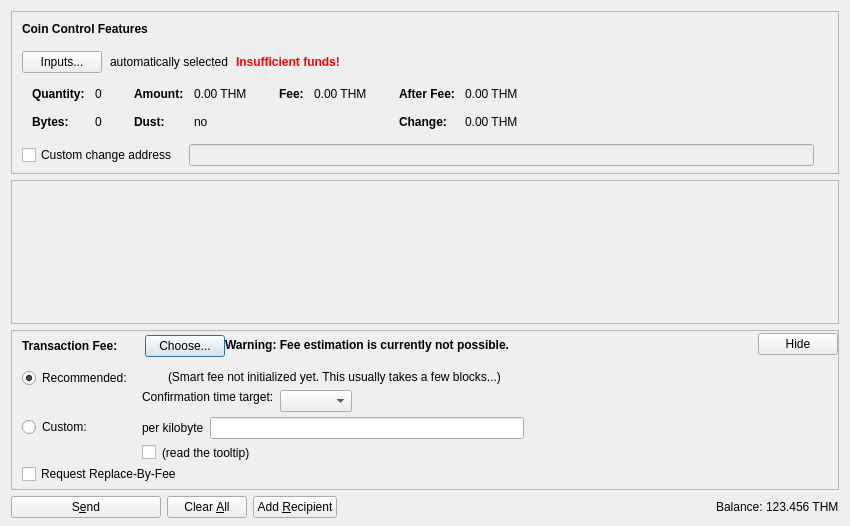
<?xml version="1.0" encoding="UTF-8"?>
<ui version="4.0">
 <class>SendCoinsDialog</class>
 <widget class="QDialog" name="SendCoinsDialog">
  <property name="geometry">
   <rect>
    <x>0</x>
    <y>0</y>
    <width>850</width>
    <height>526</height>
   </rect>
  </property>
  <property name="windowTitle">
   <string>Send Coins</string>
  </property>
  <layout class="QVBoxLayout" name="verticalLayout" stretch="0,1,0,0">
   <property name="bottomMargin">
    <number>8</number>
   </property>
   <item>
    <widget class="QFrame" name="frameCoinControl">
     <property name="sizePolicy">
      <sizepolicy hsizetype="Expanding" vsizetype="Expanding">
       <horstretch>0</horstretch>
       <verstretch>0</verstretch>
      </sizepolicy>
     </property>
     <property name="maximumSize">
      <size>
       <width>16777215</width>
       <height>16777215</height>
      </size>
     </property>
     <property name="frameShape">
      <enum>QFrame::StyledPanel</enum>
     </property>
     <property name="frameShadow">
      <enum>QFrame::Sunken</enum>
     </property>
     <layout class="QVBoxLayout" name="verticalLayoutCoinControl2">
      <property name="spacing">
       <number>0</number>
      </property>
      <property name="leftMargin">
       <number>0</number>
      </property>
      <property name="topMargin">
       <number>0</number>
      </property>
      <property name="rightMargin">
       <number>0</number>
      </property>
      <property name="bottomMargin">
       <number>6</number>
      </property>
      <item>
       <layout class="QVBoxLayout" name="verticalLayoutCoinControl" stretch="0,0,0,0,1">
        <property name="spacing">
         <number>0</number>
        </property>
        <property name="leftMargin">
         <number>10</number>
        </property>
        <property name="topMargin">
         <number>10</number>
        </property>
        <item>
         <layout class="QHBoxLayout" name="horizontalLayoutCoinControl1">
          <property name="bottomMargin">
           <number>15</number>
          </property>
          <item>
           <widget class="QLabel" name="labelCoinControlFeatures">
            <property name="sizePolicy">
             <sizepolicy hsizetype="Preferred" vsizetype="Maximum">
              <horstretch>0</horstretch>
              <verstretch>0</verstretch>
             </sizepolicy>
            </property>
            <property name="font">
             <font>
              <weight>75</weight>
              <bold>true</bold>
             </font>
            </property>
            <property name="styleSheet">
             <string notr="true">font-weight:bold;</string>
            </property>
            <property name="text">
             <string>Coin Control Features</string>
            </property>
           </widget>
          </item>
         </layout>
        </item>
        <item>
         <layout class="QHBoxLayout" name="horizontalLayoutCoinControl2" stretch="0,0,0,0">
          <property name="spacing">
           <number>8</number>
          </property>
          <property name="bottomMargin">
           <number>10</number>
          </property>
          <item>
           <widget class="QPushButton" name="pushButtonCoinControl">
            <property name="styleSheet">
             <string notr="true"/>
            </property>
            <property name="text">
             <string>Inputs...</string>
            </property>
            <property name="autoDefault">
             <bool>false</bool>
            </property>
           </widget>
          </item>
          <item>
           <widget class="QLabel" name="labelCoinControlAutomaticallySelected">
            <property name="text">
             <string>automatically selected</string>
            </property>
            <property name="margin">
             <number>5</number>
            </property>
           </widget>
          </item>
          <item>
           <widget class="QLabel" name="labelCoinControlInsuffFunds">
            <property name="font">
             <font>
              <weight>75</weight>
              <bold>true</bold>
             </font>
            </property>
            <property name="styleSheet">
             <string notr="true">color:red;font-weight:bold;</string>
            </property>
            <property name="text">
             <string>Insufficient funds!</string>
            </property>
            <property name="margin">
             <number>5</number>
            </property>
           </widget>
          </item>
          <item>
           <spacer name="horizontalSpacerCoinControl">
            <property name="orientation">
             <enum>Qt::Horizontal</enum>
            </property>
            <property name="sizeHint" stdset="0">
             <size>
              <width>40</width>
              <height>1</height>
             </size>
            </property>
           </spacer>
          </item>
         </layout>
        </item>
        <item>
         <widget class="QWidget" name="widgetCoinControl" native="true">
          <property name="sizePolicy">
           <sizepolicy hsizetype="Preferred" vsizetype="Preferred">
            <horstretch>0</horstretch>
            <verstretch>0</verstretch>
           </sizepolicy>
          </property>
          <property name="minimumSize">
           <size>
            <width>0</width>
            <height>0</height>
           </size>
          </property>
          <property name="styleSheet">
           <string notr="true"/>
          </property>
          <layout class="QHBoxLayout" name="horizontalLayoutCoinControl5">
           <property name="leftMargin">
            <number>0</number>
           </property>
           <property name="topMargin">
            <number>0</number>
           </property>
           <property name="rightMargin">
            <number>0</number>
           </property>
           <property name="bottomMargin">
            <number>0</number>
           </property>
           <item>
            <layout class="QHBoxLayout" name="horizontalLayoutCoinControl3" stretch="0,0,0,1">
             <property name="spacing">
              <number>20</number>
             </property>
             <property name="topMargin">
              <number>0</number>
             </property>
             <property name="bottomMargin">
              <number>10</number>
             </property>
             <item>
              <layout class="QFormLayout" name="formLayoutCoinControl1">
               <property name="horizontalSpacing">
                <number>10</number>
               </property>
               <property name="verticalSpacing">
                <number>14</number>
               </property>
               <property name="leftMargin">
                <number>10</number>
               </property>
               <property name="topMargin">
                <number>4</number>
               </property>
               <property name="rightMargin">
                <number>6</number>
               </property>
               <item row="0" column="0">
                <widget class="QLabel" name="labelCoinControlQuantityText">
                 <property name="font">
                  <font>
                   <weight>75</weight>
                   <bold>true</bold>
                  </font>
                 </property>
                 <property name="text">
                  <string>Quantity:</string>
                 </property>
                 <property name="margin">
                  <number>0</number>
                 </property>
                </widget>
               </item>
               <item row="0" column="1">
                <widget class="QLabel" name="labelCoinControlQuantity">
                 <property name="cursor">
                  <cursorShape>IBeamCursor</cursorShape>
                 </property>
                 <property name="contextMenuPolicy">
                  <enum>Qt::ActionsContextMenu</enum>
                 </property>
                 <property name="text">
                  <string notr="true">0</string>
                 </property>
                 <property name="margin">
                  <number>0</number>
                 </property>
                 <property name="textInteractionFlags">
                  <set>Qt::LinksAccessibleByMouse|Qt::TextSelectableByKeyboard|Qt::TextSelectableByMouse</set>
                 </property>
                </widget>
               </item>
               <item row="1" column="0">
                <widget class="QLabel" name="labelCoinControlBytesText">
                 <property name="font">
                  <font>
                   <weight>75</weight>
                   <bold>true</bold>
                  </font>
                 </property>
                 <property name="text">
                  <string>Bytes:</string>
                 </property>
                </widget>
               </item>
               <item row="1" column="1">
                <widget class="QLabel" name="labelCoinControlBytes">
                 <property name="cursor">
                  <cursorShape>IBeamCursor</cursorShape>
                 </property>
                 <property name="contextMenuPolicy">
                  <enum>Qt::ActionsContextMenu</enum>
                 </property>
                 <property name="text">
                  <string notr="true">0</string>
                 </property>
                 <property name="textInteractionFlags">
                  <set>Qt::LinksAccessibleByMouse|Qt::TextSelectableByKeyboard|Qt::TextSelectableByMouse</set>
                 </property>
                </widget>
               </item>
              </layout>
             </item>
             <item>
              <layout class="QFormLayout" name="formLayoutCoinControl2">
               <property name="horizontalSpacing">
                <number>10</number>
               </property>
               <property name="verticalSpacing">
                <number>14</number>
               </property>
               <property name="leftMargin">
                <number>6</number>
               </property>
               <property name="topMargin">
                <number>4</number>
               </property>
               <property name="rightMargin">
                <number>6</number>
               </property>
               <item row="0" column="0">
                <widget class="QLabel" name="labelCoinControlAmountText">
                 <property name="font">
                  <font>
                   <weight>75</weight>
                   <bold>true</bold>
                  </font>
                 </property>
                 <property name="text">
                  <string>Amount:</string>
                 </property>
                 <property name="margin">
                  <number>0</number>
                 </property>
                </widget>
               </item>
               <item row="0" column="1">
                <widget class="QLabel" name="labelCoinControlAmount">
                 <property name="cursor">
                  <cursorShape>IBeamCursor</cursorShape>
                 </property>
                 <property name="contextMenuPolicy">
                  <enum>Qt::ActionsContextMenu</enum>
                 </property>
                 <property name="text">
                  <string notr="true">0.00 THM</string>
                 </property>
                 <property name="textInteractionFlags">
                  <set>Qt::LinksAccessibleByMouse|Qt::TextSelectableByKeyboard|Qt::TextSelectableByMouse</set>
                 </property>
                </widget>
               </item>
               <item row="1" column="0">
                <widget class="QLabel" name="labelCoinControlLowOutputText">
                 <property name="font">
                  <font>
                   <weight>75</weight>
                   <bold>true</bold>
                  </font>
                 </property>
                 <property name="text">
                  <string>Dust:</string>
                 </property>
                </widget>
               </item>
               <item row="1" column="1">
                <widget class="QLabel" name="labelCoinControlLowOutput">
                 <property name="cursor">
                  <cursorShape>IBeamCursor</cursorShape>
                 </property>
                 <property name="contextMenuPolicy">
                  <enum>Qt::ActionsContextMenu</enum>
                 </property>
                 <property name="text">
                  <string notr="true">no</string>
                 </property>
                 <property name="textInteractionFlags">
                  <set>Qt::LinksAccessibleByMouse|Qt::TextSelectableByKeyboard|Qt::TextSelectableByMouse</set>
                 </property>
                </widget>
               </item>
              </layout>
             </item>
             <item>
              <layout class="QFormLayout" name="formLayoutCoinControl3">
               <property name="horizontalSpacing">
                <number>10</number>
               </property>
               <property name="verticalSpacing">
                <number>14</number>
               </property>
               <property name="leftMargin">
                <number>6</number>
               </property>
               <property name="topMargin">
                <number>4</number>
               </property>
               <property name="rightMargin">
                <number>6</number>
               </property>
               <item row="0" column="0">
                <widget class="QLabel" name="labelCoinControlFeeText">
                 <property name="font">
                  <font>
                   <weight>75</weight>
                   <bold>true</bold>
                  </font>
                 </property>
                 <property name="text">
                  <string>Fee:</string>
                 </property>
                 <property name="margin">
                  <number>0</number>
                 </property>
                </widget>
               </item>
               <item row="0" column="1">
                <widget class="QLabel" name="labelCoinControlFee">
                 <property name="cursor">
                  <cursorShape>IBeamCursor</cursorShape>
                 </property>
                 <property name="contextMenuPolicy">
                  <enum>Qt::ActionsContextMenu</enum>
                 </property>
                 <property name="text">
                  <string notr="true">0.00 THM</string>
                 </property>
                 <property name="textInteractionFlags">
                  <set>Qt::LinksAccessibleByMouse|Qt::TextSelectableByKeyboard|Qt::TextSelectableByMouse</set>
                 </property>
                </widget>
               </item>
              </layout>
             </item>
             <item>
              <layout class="QFormLayout" name="formLayoutCoinControl4">
               <property name="horizontalSpacing">
                <number>10</number>
               </property>
               <property name="verticalSpacing">
                <number>14</number>
               </property>
               <property name="leftMargin">
                <number>6</number>
               </property>
               <property name="topMargin">
                <number>4</number>
               </property>
               <property name="rightMargin">
                <number>6</number>
               </property>
               <item row="0" column="0">
                <widget class="QLabel" name="labelCoinControlAfterFeeText">
                 <property name="font">
                  <font>
                   <weight>75</weight>
                   <bold>true</bold>
                  </font>
                 </property>
                 <property name="text">
                  <string>After Fee:</string>
                 </property>
                 <property name="margin">
                  <number>0</number>
                 </property>
                </widget>
               </item>
               <item row="0" column="1">
                <widget class="QLabel" name="labelCoinControlAfterFee">
                 <property name="cursor">
                  <cursorShape>IBeamCursor</cursorShape>
                 </property>
                 <property name="contextMenuPolicy">
                  <enum>Qt::ActionsContextMenu</enum>
                 </property>
                 <property name="text">
                  <string notr="true">0.00 THM</string>
                 </property>
                 <property name="textInteractionFlags">
                  <set>Qt::LinksAccessibleByMouse|Qt::TextSelectableByKeyboard|Qt::TextSelectableByMouse</set>
                 </property>
                </widget>
               </item>
               <item row="1" column="0">
                <widget class="QLabel" name="labelCoinControlChangeText">
                 <property name="font">
                  <font>
                   <weight>75</weight>
                   <bold>true</bold>
                  </font>
                 </property>
                 <property name="text">
                  <string>Change:</string>
                 </property>
                </widget>
               </item>
               <item row="1" column="1">
                <widget class="QLabel" name="labelCoinControlChange">
                 <property name="cursor">
                  <cursorShape>IBeamCursor</cursorShape>
                 </property>
                 <property name="contextMenuPolicy">
                  <enum>Qt::ActionsContextMenu</enum>
                 </property>
                 <property name="text">
                  <string notr="true">0.00 THM</string>
                 </property>
                 <property name="textInteractionFlags">
                  <set>Qt::LinksAccessibleByMouse|Qt::TextSelectableByKeyboard|Qt::TextSelectableByMouse</set>
                 </property>
                </widget>
               </item>
              </layout>
             </item>
            </layout>
           </item>
          </layout>
         </widget>
        </item>
        <item>
         <layout class="QHBoxLayout" name="horizontalLayoutCoinControl4" stretch="0,0,0">
          <property name="spacing">
           <number>12</number>
          </property>
          <property name="sizeConstraint">
           <enum>QLayout::SetDefaultConstraint</enum>
          </property>
          <property name="topMargin">
           <number>5</number>
          </property>
          <property name="rightMargin">
           <number>5</number>
          </property>
          <item>
           <widget class="QCheckBox" name="checkBoxCoinControlChange">
            <property name="toolTip">
             <string>If this is activated, but the change address is empty or invalid, change will be sent to a newly generated address.</string>
            </property>
            <property name="text">
             <string>Custom change address</string>
            </property>
           </widget>
          </item>
          <item>
           <widget class="QValidatedLineEdit" name="lineEditCoinControlChange">
            <property name="enabled">
             <bool>false</bool>
            </property>
            <property name="sizePolicy">
             <sizepolicy hsizetype="Expanding" vsizetype="Fixed">
              <horstretch>0</horstretch>
              <verstretch>0</verstretch>
             </sizepolicy>
            </property>
           </widget>
          </item>
          <item>
           <widget class="QLabel" name="labelCoinControlChangeLabel">
            <property name="sizePolicy">
             <sizepolicy hsizetype="Preferred" vsizetype="Expanding">
              <horstretch>0</horstretch>
              <verstretch>0</verstretch>
             </sizepolicy>
            </property>
            <property name="minimumSize">
             <size>
              <width>0</width>
              <height>0</height>
             </size>
            </property>
            <property name="text">
             <string/>
            </property>
            <property name="margin">
             <number>3</number>
            </property>
           </widget>
          </item>
         </layout>
        </item>
        <item>
         <spacer name="verticalSpacerCoinControl">
          <property name="orientation">
           <enum>Qt::Vertical</enum>
          </property>
          <property name="sizeHint" stdset="0">
           <size>
            <width>800</width>
            <height>1</height>
           </size>
          </property>
         </spacer>
        </item>
       </layout>
      </item>
     </layout>
    </widget>
   </item>
   <item>
    <widget class="QScrollArea" name="scrollArea">
     <property name="widgetResizable">
      <bool>true</bool>
     </property>
     <widget class="QWidget" name="scrollAreaWidgetContents">
      <property name="geometry">
       <rect>
        <x>0</x>
        <y>0</y>
        <width>830</width>
        <height>104</height>
       </rect>
      </property>
      <layout class="QVBoxLayout" name="verticalLayout_2" stretch="0,1">
       <property name="leftMargin">
        <number>0</number>
       </property>
       <property name="topMargin">
        <number>0</number>
       </property>
       <property name="rightMargin">
        <number>0</number>
       </property>
       <property name="bottomMargin">
        <number>0</number>
       </property>
       <item>
        <layout class="QVBoxLayout" name="entries">
         <property name="spacing">
          <number>6</number>
         </property>
        </layout>
       </item>
       <item>
        <spacer name="verticalSpacer">
         <property name="orientation">
          <enum>Qt::Vertical</enum>
         </property>
         <property name="sizeHint" stdset="0">
          <size>
           <width>20</width>
           <height>40</height>
          </size>
         </property>
        </spacer>
       </item>
      </layout>
     </widget>
    </widget>
   </item>
   <item>
    <widget class="QFrame" name="frameFee">
     <property name="sizePolicy">
      <sizepolicy hsizetype="Expanding" vsizetype="Expanding">
       <horstretch>0</horstretch>
       <verstretch>0</verstretch>
      </sizepolicy>
     </property>
     <property name="maximumSize">
      <size>
       <width>16777215</width>
       <height>16777215</height>
      </size>
     </property>
     <property name="frameShape">
      <enum>QFrame::StyledPanel</enum>
     </property>
     <property name="frameShadow">
      <enum>QFrame::Sunken</enum>
     </property>
     <layout class="QVBoxLayout" name="verticalLayoutFee1">
      <property name="spacing">
       <number>0</number>
      </property>
      <property name="leftMargin">
       <number>0</number>
      </property>
      <property name="topMargin">
       <number>0</number>
      </property>
      <property name="rightMargin">
       <number>0</number>
      </property>
      <property name="bottomMargin">
       <number>0</number>
      </property>
      <item>
       <layout class="QVBoxLayout" name="verticalLayoutFee2" stretch="0,0,0">
        <property name="spacing">
         <number>0</number>
        </property>
        <property name="leftMargin">
         <number>10</number>
        </property>
        <property name="topMargin">
         <number>0</number>
        </property>
        <item>
         <layout class="QHBoxLayout" name="horizontalLayoutFee1">
          <property name="bottomMargin">
           <number>0</number>
          </property>
          <item>
           <layout class="QVBoxLayout" name="verticalLayoutFee7">
            <property name="spacing">
             <number>0</number>
            </property>
            <item>
             <spacer name="verticalSpacerSmartFee">
              <property name="orientation">
               <enum>Qt::Vertical</enum>
              </property>
              <property name="sizeType">
               <enum>QSizePolicy::Fixed</enum>
              </property>
              <property name="sizeHint" stdset="0">
               <size>
                <width>1</width>
                <height>4</height>
               </size>
              </property>
             </spacer>
            </item>
            <item>
             <layout class="QHBoxLayout" name="horizontalLayoutSmartFee">
              <property name="spacing">
               <number>10</number>
              </property>
              <item>
               <widget class="QLabel" name="labelFeeHeadline">
                <property name="sizePolicy">
                 <sizepolicy hsizetype="Preferred" vsizetype="Maximum">
                  <horstretch>0</horstretch>
                  <verstretch>0</verstretch>
                 </sizepolicy>
                </property>
                <property name="font">
                 <font>
                  <weight>75</weight>
                  <bold>true</bold>
                 </font>
                </property>
                <property name="styleSheet">
                 <string notr="true">font-weight:bold;</string>
                </property>
                <property name="text">
                 <string>Transaction Fee:</string>
                </property>
               </widget>
              </item>
              <item>
               <widget class="QLabel" name="labelFeeMinimized">
                <property name="text">
                 <string/>
                </property>
               </widget>
              </item>
              <item>
               <widget class="QPushButton" name="buttonChooseFee">
                <property name="text">
                 <string>Choose...</string>
                </property>
               </widget>
              </item>
             </layout>
            </item>
            <item>
             <spacer name="verticalSpacer_5">
              <property name="orientation">
               <enum>Qt::Vertical</enum>
              </property>
              <property name="sizeHint" stdset="0">
               <size>
                <width>1</width>
                <height>1</height>
               </size>
              </property>
             </spacer>
            </item>
           </layout>
          </item>
          <item>
           <widget class="QLabel" name="fallbackFeeWarningLabel">
            <property name="toolTip">
             <string>Using the fallbackfee can result in sending a transaction that will take several hours or days (or never) to confirm. Consider choosing your fee manually or wait until you have validated the complete chain.</string>
            </property>
            <property name="font">
            <font>
                <weight>75</weight>
                <bold>true</bold>
            </font>
            </property>
            <property name="text">
             <string>Warning: Fee estimation is currently not possible.</string>
            </property>
            <property name="wordWrap">
             <bool>false</bool>
            </property>
           </widget>
          </item>
          <item>
           <spacer name="horizontalSpacer_4">
            <property name="orientation">
             <enum>Qt::Horizontal</enum>
            </property>
            <property name="sizeType">
             <enum>QSizePolicy::MinimumExpanding</enum>
            </property>
            <property name="sizeHint" stdset="0">
             <size>
              <width>40</width>
              <height>20</height>
             </size>
            </property>
           </spacer>
          </item>
          <item>
           <widget class="QPushButton" name="buttonMinimizeFee">
            <property name="toolTip">
             <string>collapse fee-settings</string>
            </property>
            <property name="text">
             <string>Hide</string>
            </property>
           </widget>
          </item>
         </layout>
        </item>
        <item>
         <widget class="QFrame" name="frameFeeSelection">
          <layout class="QVBoxLayout" name="verticalLayoutFee12">
           <property name="spacing">
            <number>0</number>
           </property>
           <property name="leftMargin">
            <number>0</number>
           </property>
           <property name="topMargin">
            <number>0</number>
           </property>
           <property name="rightMargin">
            <number>0</number>
           </property>
           <property name="bottomMargin">
            <number>0</number>
           </property>
           <item>
            <layout class="QGridLayout" name="gridLayoutFee">
             <property name="topMargin">
              <number>10</number>
             </property>
             <property name="bottomMargin">
              <number>4</number>
             </property>
             <property name="horizontalSpacing">
              <number>10</number>
             </property>
             <property name="verticalSpacing">
              <number>4</number>
             </property>
             <item row="1" column="1">
              <layout class="QVBoxLayout" name="verticalLayoutFee8">
               <property name="spacing">
                <number>6</number>
               </property>
               <item>
                <layout class="QHBoxLayout" name="horizontalLayoutFee13">
                 <item>
                  <widget class="QLabel" name="labelCustomPerKilobyte">
                   <property name="toolTip">
                    <string>If the custom fee is set to 1000 satoshis and the transaction is only 250 bytes, then &quot;per kilobyte&quot; only pays 250 satoshis in fee, while &quot;total at least&quot; pays 1000 satoshis. For transactions bigger than a kilobyte both pay by kilobyte.</string>
                   </property>
                   <property name="text">
                    <string>per kilobyte</string>
                   </property>
                  </widget>
                 </item>
                 <item>
                  <widget class="THMAmountField" name="customFee"/>
                 </item>
                 <item>
                  <spacer name="horizontalSpacer_6">
                   <property name="orientation">
                    <enum>Qt::Horizontal</enum>
                   </property>
                   <property name="sizeHint" stdset="0">
                    <size>
                     <width>1</width>
                     <height>1</height>
                    </size>
                   </property>
                  </spacer>
                 </item>
                </layout>
               </item>
               <item>
                <layout class="QHBoxLayout" name="horizontalLayoutFee8">
                 <item>
                  <widget class="QCheckBox" name="checkBoxMinimumFee">
                   <property name="toolTip">
                    <string>Paying only the minimum fee is just fine as long as there is less transaction volume than space in the blocks. But be aware that this can end up in a never confirming transaction once there is more demand for thm transactions than the network can process.</string>
                   </property>
                   <property name="text">
                    <string/>
                   </property>
                  </widget>
                 </item>
                 <item>
                  <widget class="QLabel" name="labelMinFeeWarning">
                   <property name="enabled">
                    <bool>true</bool>
                   </property>
                   <property name="toolTip">
                    <string>Paying only the minimum fee is just fine as long as there is less transaction volume than space in the blocks. But be aware that this can end up in a never confirming transaction once there is more demand for thm transactions than the network can process.</string>
                   </property>
                   <property name="text">
                    <string>(read the tooltip)</string>
                   </property>
                   <property name="margin">
                    <number>5</number>
                   </property>
                  </widget>
                 </item>
                 <item>
                  <spacer name="horizontalSpacer_2">
                   <property name="orientation">
                    <enum>Qt::Horizontal</enum>
                   </property>
                   <property name="sizeHint" stdset="0">
                    <size>
                     <width>1</width>
                     <height>1</height>
                    </size>
                   </property>
                  </spacer>
                 </item>
                </layout>
               </item>
              </layout>
             </item>
             <item row="0" column="0">
              <layout class="QVBoxLayout" name="verticalLayoutFee4" stretch="0,1">
               <item>
                <widget class="QRadioButton" name="radioSmartFee">
                 <property name="text">
                  <string>Recommended:</string>
                 </property>
                 <property name="checked">
                  <bool>true</bool>
                 </property>
                 <attribute name="buttonGroup">
                  <string notr="true">groupFee</string>
                 </attribute>
                </widget>
               </item>
               <item>
                <spacer name="verticalSpacer_2">
                 <property name="orientation">
                  <enum>Qt::Vertical</enum>
                 </property>
                 <property name="sizeHint" stdset="0">
                  <size>
                   <width>1</width>
                   <height>1</height>
                  </size>
                 </property>
                </spacer>
               </item>
              </layout>
             </item>
             <item row="1" column="0">
              <layout class="QVBoxLayout" name="verticalLayoutFee9" stretch="0,1">
               <item>
                <widget class="QRadioButton" name="radioCustomFee">
                 <property name="text">
                  <string>Custom:</string>
                 </property>
                 <attribute name="buttonGroup">
                  <string notr="true">groupFee</string>
                 </attribute>
                </widget>
               </item>
               <item>
                <spacer name="verticalSpacer_6">
                 <property name="orientation">
                  <enum>Qt::Vertical</enum>
                 </property>
                 <property name="sizeHint" stdset="0">
                  <size>
                   <width>1</width>
                   <height>1</height>
                  </size>
                 </property>
                </spacer>
               </item>
              </layout>
             </item>
             <item row="0" column="1">
              <layout class="QVBoxLayout" name="verticalLayoutFee3" stretch="0,0,1">
               <property name="spacing">
                <number>6</number>
               </property>
               <property name="topMargin">
                <number>2</number>
               </property>
               <item>
                <layout class="QHBoxLayout" name="horizontalLayoutFee12">
                 <item>
                  <widget class="QLabel" name="labelSmartFee">
                   <property name="text">
                    <string/>
                   </property>
                   <property name="margin">
                    <number>2</number>
                   </property>
                  </widget>
                 </item>
                 <item>
                  <widget class="QLabel" name="labelFeeEstimation">
                   <property name="text">
                    <string/>
                   </property>
                  </widget>
                 </item>
                 <item>
                  <widget class="QLabel" name="labelSmartFee2">
                   <property name="text">
                    <string>(Smart fee not initialized yet. This usually takes a few blocks...)</string>
                   </property>
                   <property name="margin">
                    <number>2</number>
                   </property>
                  </widget>
                 </item>
                 <item>
                  <spacer name="horizontalSpacer_5">
                   <property name="orientation">
                    <enum>Qt::Horizontal</enum>
                   </property>
                   <property name="sizeHint" stdset="0">
                    <size>
                     <width>1</width>
                     <height>1</height>
                    </size>
                   </property>
                  </spacer>
                 </item>
                </layout>
               </item>
               <item>
                <layout class="QHBoxLayout" name="horizontalLayoutFee9">
                 <item>
                  <layout class="QVBoxLayout" name="verticalLayoutFee6">
                   <item>
                    <widget class="QLabel" name="labelSmartFee3">
                     <property name="text">
                      <string>Confirmation time target:</string>
                     </property>
                     <property name="margin">
                      <number>2</number>
                     </property>
                    </widget>
                   </item>
                   <item>
                    <spacer name="verticalSpacer_3">
                     <property name="orientation">
                      <enum>Qt::Vertical</enum>
                     </property>
                     <property name="sizeHint" stdset="0">
                      <size>
                       <width>1</width>
                       <height>1</height>
                      </size>
                     </property>
                    </spacer>
                   </item>
                  </layout>
                 </item>
                 <item>
                  <layout class="QVBoxLayout" name="verticalLayoutFee5">
                   <property name="rightMargin">
                    <number>30</number>
                   </property>
                   <item>
                    <layout class="QHBoxLayout" name="horizontalLayoutConfTarget">
                     <property name="bottomMargin">
                      <number>0</number>
                     </property>
                     <item>
                      <widget class="QComboBox" name="confTargetSelector"/>
                     </item>
                     <item>
                      <spacer name="horizontalSpacerConfTarget">
                       <property name="orientation">
                        <enum>Qt::Horizontal</enum>
                       </property>
                       <property name="sizeHint" stdset="0">
                        <size>
                         <width>40</width>
                         <height>20</height>
                        </size>
                       </property>
                      </spacer>
                     </item>
                    </layout>
                   </item>
                  </layout>
                 </item>
                </layout>
               </item>
               <item>
                <spacer name="verticalSpacer_4">
                 <property name="orientation">
                  <enum>Qt::Vertical</enum>
                 </property>
                 <property name="sizeHint" stdset="0">
                  <size>
                   <width>1</width>
                   <height>1</height>
                  </size>
                 </property>
                </spacer>
               </item>
              </layout>
             </item>
            </layout>
           </item>
           <item>
            <widget class="QCheckBox" name="optInRBF">
             <property name="text">
              <string>Request Replace-By-Fee</string>
             </property>
             <property name="toolTip">
              <string>Indicates that the sender may wish to replace this transaction with a new one paying higher fees (prior to being confirmed).</string>
             </property>
            </widget>
           </item>
          </layout>
         </widget>
        </item>
        <item>
         <spacer name="verticalSpacerFee">
          <property name="orientation">
           <enum>Qt::Vertical</enum>
          </property>
          <property name="sizeHint" stdset="0">
           <size>
            <width>40</width>
            <height>5</height>
           </size>
          </property>
         </spacer>
        </item>
       </layout>
      </item>
     </layout>
    </widget>
   </item>
   <item>
    <layout class="QHBoxLayout" name="horizontalLayout">
     <item>
      <widget class="QPushButton" name="sendButton">
       <property name="minimumSize">
        <size>
         <width>150</width>
         <height>0</height>
        </size>
       </property>
       <property name="toolTip">
        <string>Confirm the send action</string>
       </property>
       <property name="text">
        <string>S&amp;end</string>
       </property>
       <property name="icon">
        <iconset resource="../thm.qrc">
         <normaloff>:/icons/send</normaloff>:/icons/send</iconset>
       </property>
       <property name="autoDefault">
        <bool>false</bool>
       </property>
       <property name="default">
        <bool>false</bool>
       </property>
      </widget>
     </item>
     <item>
      <widget class="QPushButton" name="clearButton">
       <property name="sizePolicy">
        <sizepolicy hsizetype="Minimum" vsizetype="Fixed">
         <horstretch>0</horstretch>
         <verstretch>0</verstretch>
        </sizepolicy>
       </property>
       <property name="toolTip">
        <string>Clear all fields of the form.</string>
       </property>
       <property name="text">
        <string>Clear &amp;All</string>
       </property>
       <property name="icon">
        <iconset resource="../thm.qrc">
         <normaloff>:/icons/remove</normaloff>:/icons/remove</iconset>
       </property>
       <property name="autoDefault">
        <bool>false</bool>
       </property>
      </widget>
     </item>
     <item>
      <widget class="QPushButton" name="addButton">
       <property name="toolTip">
        <string>Send to multiple recipients at once</string>
       </property>
       <property name="text">
        <string>Add &amp;Recipient</string>
       </property>
       <property name="icon">
        <iconset resource="../thm.qrc">
         <normaloff>:/icons/add</normaloff>:/icons/add</iconset>
       </property>
       <property name="autoDefault">
        <bool>false</bool>
       </property>
      </widget>
     </item>
     <item>
      <spacer name="horizontalSpacer">
       <property name="orientation">
        <enum>Qt::Horizontal</enum>
       </property>
       <property name="sizeHint" stdset="0">
        <size>
         <width>40</width>
         <height>20</height>
        </size>
       </property>
      </spacer>
     </item>
     <item>
      <layout class="QHBoxLayout" name="horizontalLayout_2">
       <property name="spacing">
        <number>3</number>
       </property>
       <item>
        <widget class="QLabel" name="label">
         <property name="sizePolicy">
          <sizepolicy hsizetype="Preferred" vsizetype="Fixed">
           <horstretch>0</horstretch>
           <verstretch>0</verstretch>
          </sizepolicy>
         </property>
         <property name="text">
          <string>Balance:</string>
         </property>
        </widget>
       </item>
       <item>
        <widget class="QLabel" name="labelBalance">
         <property name="sizePolicy">
          <sizepolicy hsizetype="Preferred" vsizetype="Fixed">
           <horstretch>0</horstretch>
           <verstretch>0</verstretch>
          </sizepolicy>
         </property>
         <property name="cursor">
          <cursorShape>IBeamCursor</cursorShape>
         </property>
         <property name="text">
          <string notr="true">123.456 THM</string>
         </property>
         <property name="textInteractionFlags">
          <set>Qt::LinksAccessibleByMouse|Qt::TextSelectableByKeyboard|Qt::TextSelectableByMouse</set>
         </property>
        </widget>
       </item>
      </layout>
     </item>
    </layout>
   </item>
  </layout>
 </widget>
 <customwidgets>
  <customwidget>
   <class>QValidatedLineEdit</class>
   <extends>QLineEdit</extends>
   <header>qvalidatedlineedit.h</header>
  </customwidget>
  <customwidget>
   <class>THMAmountField</class>
   <extends>QLineEdit</extends>
   <header>thmamountfield.h</header>
   <container>1</container>
  </customwidget>
 </customwidgets>
 <resources>
  <include location="../thm.qrc"/>
 </resources>
 <connections/>
 <buttongroups>
  <buttongroup name="groupFee"/>
 </buttongroups>
</ui>
